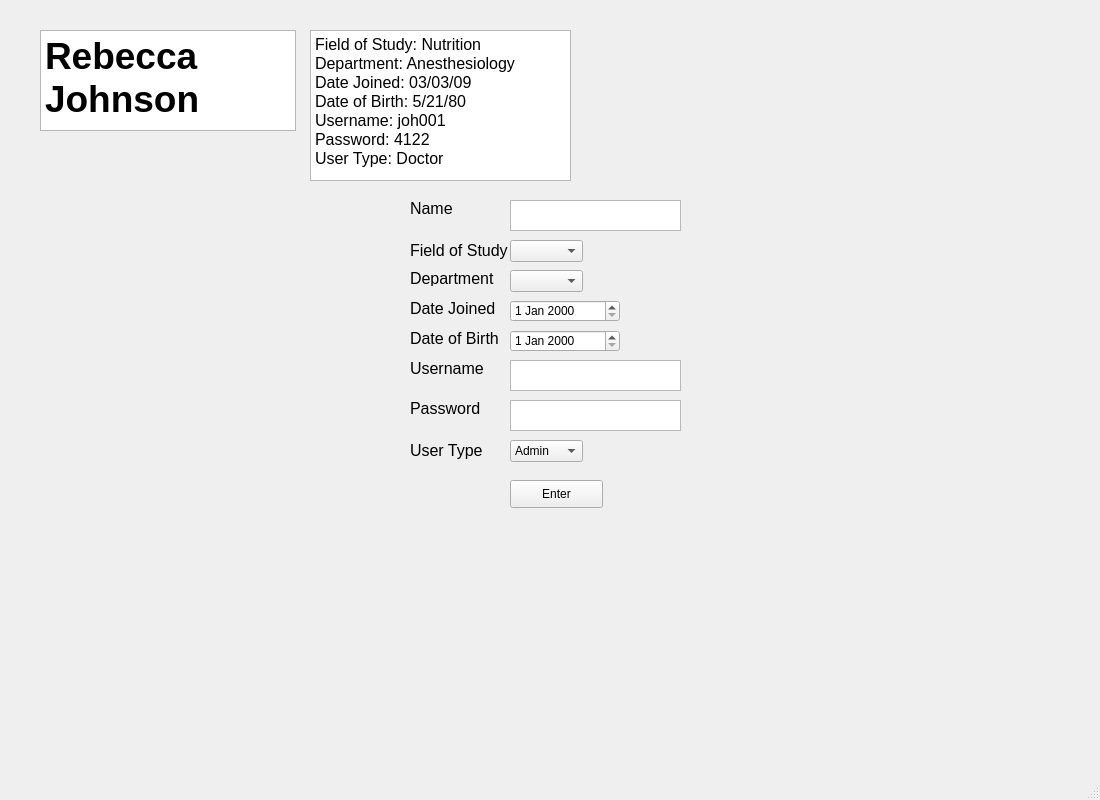
<?xml version="1.0" encoding="UTF-8"?>
<ui version="4.0">
 <class>MainWindow</class>
 <widget class="QMainWindow" name="MainWindow">
  <property name="geometry">
   <rect>
    <x>0</x>
    <y>0</y>
    <width>1100</width>
    <height>800</height>
   </rect>
  </property>
  <property name="minimumSize">
   <size>
    <width>1100</width>
    <height>800</height>
   </size>
  </property>
  <property name="maximumSize">
   <size>
    <width>1100</width>
    <height>800</height>
   </size>
  </property>
  <property name="windowTitle">
   <string>MainWindow</string>
  </property>
  <widget class="QWidget" name="centralwidget">
   <widget class="QTextEdit" name="in_username">
    <property name="geometry">
     <rect>
      <x>510</x>
      <y>360</y>
      <width>171</width>
      <height>31</height>
     </rect>
    </property>
   </widget>
   <widget class="QTextEdit" name="in_name">
    <property name="geometry">
     <rect>
      <x>510</x>
      <y>200</y>
      <width>171</width>
      <height>31</height>
     </rect>
    </property>
   </widget>
   <widget class="QComboBox" name="in_department">
    <property name="geometry">
     <rect>
      <x>510</x>
      <y>270</y>
      <width>73</width>
      <height>22</height>
     </rect>
    </property>
   </widget>
   <widget class="QDateEdit" name="in_datejoined">
    <property name="geometry">
     <rect>
      <x>510</x>
      <y>300</y>
      <width>110</width>
      <height>22</height>
     </rect>
    </property>
   </widget>
   <widget class="QComboBox" name="in_userbox">
    <property name="geometry">
     <rect>
      <x>510</x>
      <y>440</y>
      <width>73</width>
      <height>22</height>
     </rect>
    </property>
    <item>
     <property name="text">
      <string>Admin</string>
     </property>
    </item>
    <item>
     <property name="text">
      <string>Doctor</string>
     </property>
    </item>
    <item>
     <property name="text">
      <string>Nurse</string>
     </property>
    </item>
   </widget>
   <widget class="QComboBox" name="in_fieldofstudy">
    <property name="geometry">
     <rect>
      <x>510</x>
      <y>240</y>
      <width>73</width>
      <height>22</height>
     </rect>
    </property>
   </widget>
   <widget class="QTextEdit" name="in_password">
    <property name="geometry">
     <rect>
      <x>510</x>
      <y>400</y>
      <width>171</width>
      <height>31</height>
     </rect>
    </property>
   </widget>
   <widget class="QDateEdit" name="in_dateofbirth">
    <property name="geometry">
     <rect>
      <x>510</x>
      <y>330</y>
      <width>110</width>
      <height>22</height>
     </rect>
    </property>
   </widget>
   <widget class="QToolButton" name="button_registeradjust">
    <property name="geometry">
     <rect>
      <x>510</x>
      <y>480</y>
      <width>93</width>
      <height>28</height>
     </rect>
    </property>
    <property name="text">
     <string>Enter</string>
    </property>
   </widget>
   <widget class="QLabel" name="label">
    <property name="geometry">
     <rect>
      <x>410</x>
      <y>200</y>
      <width>55</width>
      <height>16</height>
     </rect>
    </property>
    <property name="font">
     <font>
      <pointsize>12</pointsize>
     </font>
    </property>
    <property name="text">
     <string>Name</string>
    </property>
   </widget>
   <widget class="QLabel" name="label_2">
    <property name="geometry">
     <rect>
      <x>410</x>
      <y>240</y>
      <width>101</width>
      <height>21</height>
     </rect>
    </property>
    <property name="font">
     <font>
      <pointsize>12</pointsize>
     </font>
    </property>
    <property name="text">
     <string>Field of Study</string>
    </property>
   </widget>
   <widget class="QLabel" name="label_3">
    <property name="geometry">
     <rect>
      <x>410</x>
      <y>270</y>
      <width>91</width>
      <height>16</height>
     </rect>
    </property>
    <property name="font">
     <font>
      <pointsize>12</pointsize>
     </font>
    </property>
    <property name="text">
     <string>Department</string>
    </property>
   </widget>
   <widget class="QLabel" name="label_4">
    <property name="geometry">
     <rect>
      <x>410</x>
      <y>300</y>
      <width>91</width>
      <height>16</height>
     </rect>
    </property>
    <property name="font">
     <font>
      <pointsize>12</pointsize>
     </font>
    </property>
    <property name="text">
     <string>Date Joined</string>
    </property>
   </widget>
   <widget class="QLabel" name="label_5">
    <property name="geometry">
     <rect>
      <x>410</x>
      <y>330</y>
      <width>91</width>
      <height>16</height>
     </rect>
    </property>
    <property name="font">
     <font>
      <pointsize>12</pointsize>
     </font>
    </property>
    <property name="text">
     <string>Date of Birth</string>
    </property>
   </widget>
   <widget class="QLabel" name="label_6">
    <property name="geometry">
     <rect>
      <x>410</x>
      <y>360</y>
      <width>81</width>
      <height>16</height>
     </rect>
    </property>
    <property name="font">
     <font>
      <pointsize>12</pointsize>
     </font>
    </property>
    <property name="text">
     <string>Username</string>
    </property>
   </widget>
   <widget class="QLabel" name="label_7">
    <property name="geometry">
     <rect>
      <x>410</x>
      <y>400</y>
      <width>71</width>
      <height>16</height>
     </rect>
    </property>
    <property name="font">
     <font>
      <pointsize>12</pointsize>
     </font>
    </property>
    <property name="text">
     <string>Password</string>
    </property>
   </widget>
   <widget class="QLabel" name="input_usertype">
    <property name="geometry">
     <rect>
      <x>410</x>
      <y>440</y>
      <width>101</width>
      <height>21</height>
     </rect>
    </property>
    <property name="font">
     <font>
      <pointsize>12</pointsize>
     </font>
    </property>
    <property name="text">
     <string>User Type</string>
    </property>
   </widget>
   <widget class="QTextBrowser" name="patientName">
    <property name="geometry">
     <rect>
      <x>40</x>
      <y>30</y>
      <width>256</width>
      <height>101</height>
     </rect>
    </property>
    <property name="html">
     <string>&lt;!DOCTYPE HTML PUBLIC &quot;-//W3C//DTD HTML 4.0//EN&quot; &quot;http://www.w3.org/TR/REC-html40/strict.dtd&quot;&gt;
&lt;html&gt;&lt;head&gt;&lt;meta name=&quot;qrichtext&quot; content=&quot;1&quot; /&gt;&lt;style type=&quot;text/css&quot;&gt;
p, li { white-space: pre-wrap; }
&lt;/style&gt;&lt;/head&gt;&lt;body style=&quot; font-family:'MS Shell Dlg 2'; font-size:7.8pt; font-weight:400; font-style:normal;&quot;&gt;
&lt;p style=&quot; margin-top:0px; margin-bottom:0px; margin-left:0px; margin-right:0px; -qt-block-indent:0; text-indent:0px;&quot;&gt;&lt;span style=&quot; font-size:28pt; font-weight:600;&quot;&gt;Rebecca Johnson&lt;/span&gt;&lt;/p&gt;&lt;/body&gt;&lt;/html&gt;</string>
    </property>
   </widget>
   <widget class="QTextBrowser" name="patientInfo">
    <property name="geometry">
     <rect>
      <x>310</x>
      <y>30</y>
      <width>261</width>
      <height>151</height>
     </rect>
    </property>
    <property name="html">
     <string>&lt;!DOCTYPE HTML PUBLIC &quot;-//W3C//DTD HTML 4.0//EN&quot; &quot;http://www.w3.org/TR/REC-html40/strict.dtd&quot;&gt;
&lt;html&gt;&lt;head&gt;&lt;meta name=&quot;qrichtext&quot; content=&quot;1&quot; /&gt;&lt;style type=&quot;text/css&quot;&gt;
p, li { white-space: pre-wrap; }
&lt;/style&gt;&lt;/head&gt;&lt;body style=&quot; font-family:'MS Shell Dlg 2'; font-size:7.8pt; font-weight:400; font-style:normal;&quot;&gt;
&lt;p style=&quot; margin-top:0px; margin-bottom:0px; margin-left:0px; margin-right:0px; -qt-block-indent:0; text-indent:0px;&quot;&gt;&lt;span style=&quot; font-size:12pt;&quot;&gt;Field of Study: Nutrition&lt;/span&gt;&lt;/p&gt;
&lt;p style=&quot; margin-top:0px; margin-bottom:0px; margin-left:0px; margin-right:0px; -qt-block-indent:0; text-indent:0px;&quot;&gt;&lt;span style=&quot; font-size:12pt;&quot;&gt;Department: Anesthesiology&lt;/span&gt;&lt;/p&gt;
&lt;p style=&quot; margin-top:0px; margin-bottom:0px; margin-left:0px; margin-right:0px; -qt-block-indent:0; text-indent:0px;&quot;&gt;&lt;span style=&quot; font-size:12pt;&quot;&gt;Date Joined: 03/03/09&lt;/span&gt;&lt;/p&gt;
&lt;p style=&quot; margin-top:0px; margin-bottom:0px; margin-left:0px; margin-right:0px; -qt-block-indent:0; text-indent:0px;&quot;&gt;&lt;span style=&quot; font-size:12pt;&quot;&gt;Date of Birth: 5/21/80&lt;/span&gt;&lt;/p&gt;
&lt;p style=&quot; margin-top:0px; margin-bottom:0px; margin-left:0px; margin-right:0px; -qt-block-indent:0; text-indent:0px;&quot;&gt;&lt;span style=&quot; font-size:12pt;&quot;&gt;Username: joh001&lt;/span&gt;&lt;/p&gt;
&lt;p style=&quot; margin-top:0px; margin-bottom:0px; margin-left:0px; margin-right:0px; -qt-block-indent:0; text-indent:0px;&quot;&gt;&lt;span style=&quot; font-size:12pt;&quot;&gt;Password: 4122&lt;/span&gt;&lt;/p&gt;
&lt;p style=&quot; margin-top:0px; margin-bottom:0px; margin-left:0px; margin-right:0px; -qt-block-indent:0; text-indent:0px;&quot;&gt;&lt;span style=&quot; font-size:12pt;&quot;&gt;User Type: Doctor&lt;/span&gt;&lt;/p&gt;&lt;/body&gt;&lt;/html&gt;</string>
    </property>
   </widget>
  </widget>
  <widget class="QMenuBar" name="menubar">
   <property name="geometry">
    <rect>
     <x>0</x>
     <y>0</y>
     <width>1100</width>
     <height>26</height>
    </rect>
   </property>
  </widget>
  <widget class="QStatusBar" name="statusbar"/>
 </widget>
 <resources/>
 <connections/>
</ui>
